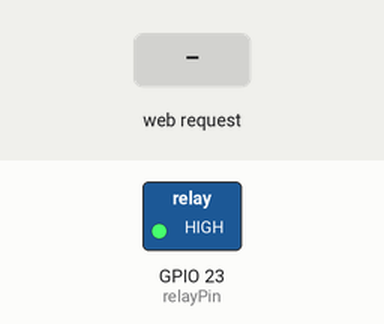
A sketch run on a simulated ESP32. On the bench: switched loads named in the sketch (green lamp = pin HIGH). The test bench sets the inputs (shaded band).

Above: at 1.2 s.
1.3 s: HTTP request GET /toggle received
At 2.7 s:
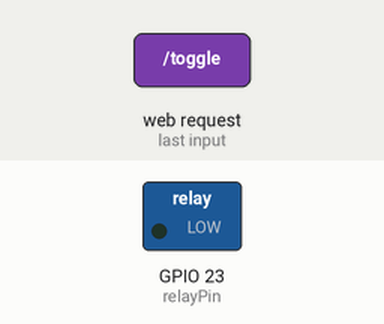
Timing chart, 0 to 4.3 s (numbered marks = the images above; inputs shaded):
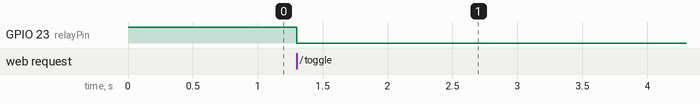

The sketch:

Main.ino
```cpp
#include <WiFi.h>
#include <WebServer.h>

const char* ssid = "Solar-Controller";
const char* password = "12345678";

WebServer server(80);

const int relayPin = 23;
bool relayState = false;

String page() {
  String stateText = relayState ? "ON" : "OFF";
  String stateClass = relayState ? "on" : "off";

  String html = R"rawliteral(
<!DOCTYPE html>
<html>
<head>
<meta name="viewport" content="width=device-width, initial-scale=1">
<title>Solar Changeover Controller</title>
<style>
*{
margin:0;
padding:0;
box-sizing:border-box;
font-family:Segoe UI,sans-serif;
}
body{
background:#0f172a;
display:flex;
justify-content:center;
align-items:center;
height:100vh;
color:white;
}
.card{
width:90%;
max-width:420px;
background:#1e293b;
padding:30px;
border-radius:20px;
box-shadow:0 10px 30px rgba(0,0,0,0.4);
text-align:center;
}
h1{
margin-bottom:25px;
font-size:28px;
}
.status{
font-size:22px;
margin-bottom:25px;
}
.on{
color:#22c55e;
font-weight:bold;
}
.off{
color:#ef4444;
font-weight:bold;
}
button{
width:100%;
padding:15px;
font-size:18px;
border:none;
border-radius:12px;
cursor:pointer;
background:#2563eb;
color:white;
transition:0.3s;
}
button:hover{
background:#1d4ed8;
}
.footer{
margin-top:20px;
font-size:13px;
color:#94a3b8;
}
</style>
</head>
<body>
<div class="card">
<h1>Solar Changeover</h1>
<div class="status">
Relay Status:
<span class=")rawliteral";

  html += stateClass;

  html += R"rawliteral(">
)rawliteral";

  html += stateText;

  html += R"rawliteral(
</span>
</div>

<form action="/toggle" method="GET">
<button type="submit">Toggle Relay</button>
</form>

<div class="footer">
ESP32 Control Dashboard
</div>
</div>
</body>
</html>
)rawliteral";

  return html;
}

void handleRoot() {
  server.send(200, "text/html", page());
}

void handleToggle() {
  relayState = !relayState;

  if(relayState)
    digitalWrite(relayPin, LOW);
  else
    digitalWrite(relayPin, HIGH);

  server.sendHeader("Location", "/");
  server.send(303);
}

void setup() {
  pinMode(relayPin, OUTPUT);
  digitalWrite(relayPin, HIGH);

  WiFi.softAP(ssid, password);

  server.on("/", handleRoot);
  server.on("/toggle", handleToggle);

  server.begin();
}

void loop() {
  server.handleClient();
}
```

Measured:
- after the input at 1.3 s, GPIO 23 (relayPin): HIGH → LOW at once
